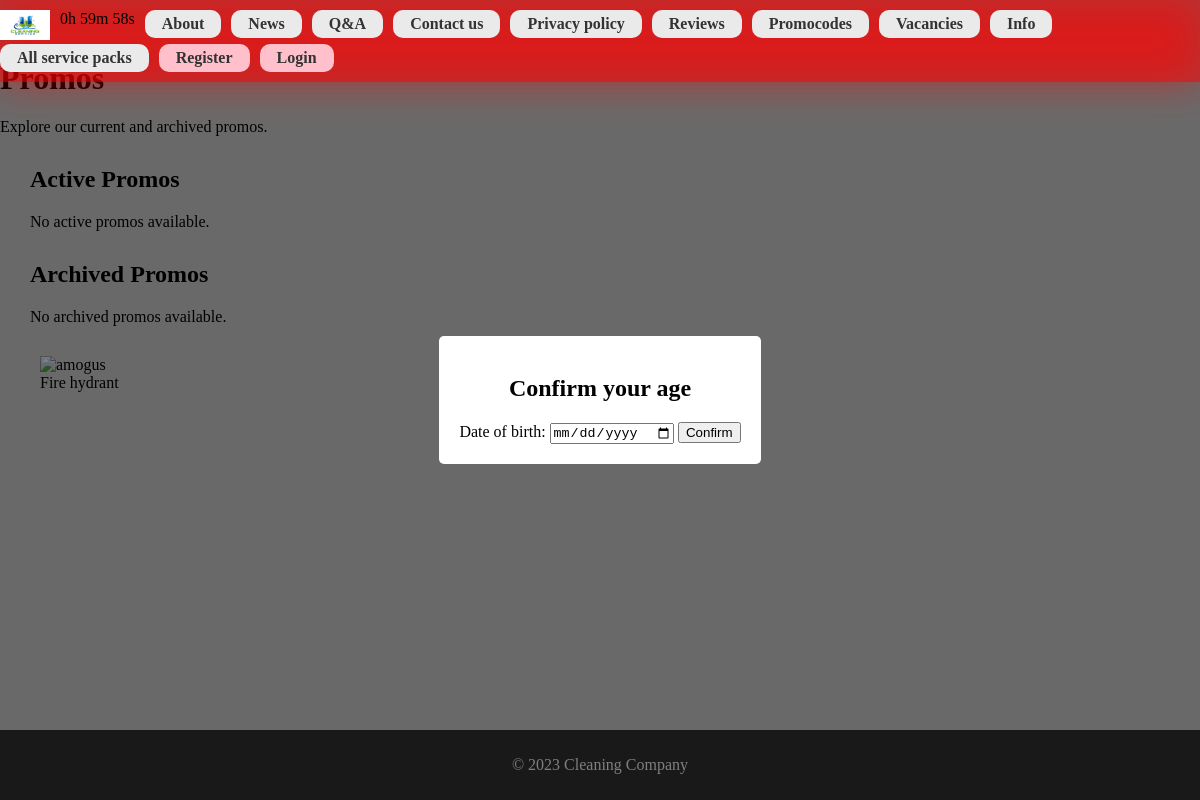
Page /promos/ on the earlier database version.
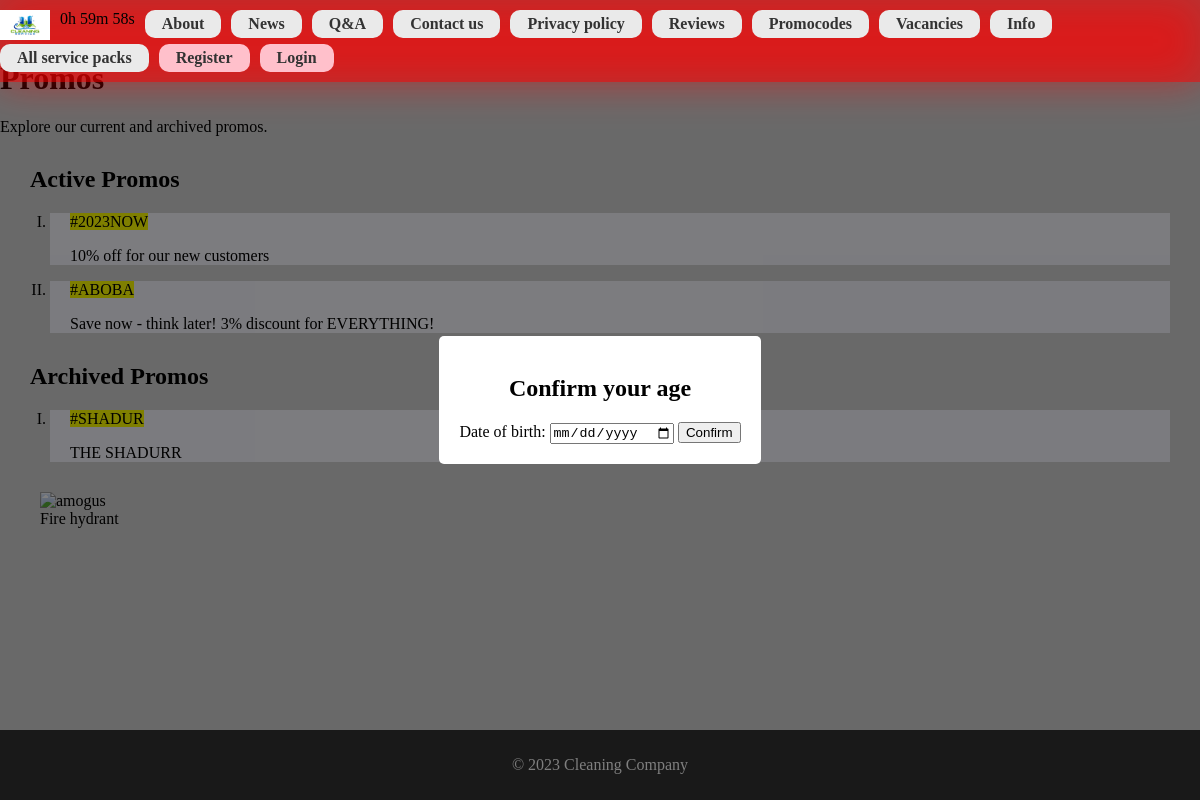
Same page on the later database version.
### newvision/models.py (models this page shows, shortened)
class Promo(models.Model):
    code = models.CharField(max_length=20, unique=True)
    description = models.TextField()
    is_archived = models.BooleanField(default=False)
    discount = models.DecimalField(max_digits=5, decimal_places=1, default=0)

### newvision/views.py (the view)
# urls.py: path('promos/', views.promos, name='promos'),
def promos(request):
    active_promos = Promo.objects.filter(is_archived=False)
    archived_promos = Promo.objects.filter(is_archived=True)
    context = {
        'active_promos': active_promos,
        'archived_promos': archived_promos,
    }
    return render(request, 'newvision/promos.html', context)

### newvision/templates/newvision/promos.html (shortened to what this page needs)
{% extends "base_generic.html" %}
{% load static %}
{% block styling %}
    <link rel="stylesheet" href="{% static 'newvision/css/promos.css' %}">
{% endblock %}
{% block content %}
    <header>
        <h1>Promos</h1>
        <p>Explore our current and archived promos.</p>
    </header>
    <section>
        <ul class="ul-promos">
            <h2>Active Promos</h2>
            {% for promo in active_promos %}
                <li class="li-promos">
                <article>
                    <mark>{{ promo.code }}</mark>
                    <p>{{ promo.description }}</p>
                </article>
            {% empty %}
                <p>No active promos available.</p>
            {% endfor %}
            </li>
        </ul>
    </section>
    <section>
        <ul class="ul-promos">
            <h2>Archived Promos</h2>
            {% for promo in archived_promos %}
                <li class="li-promos">
                <article>
                    <mark>{{ promo.code }}</mark>
                    <p>{{ promo.description }}</p>
                </article>
            {% empty %}
                <p>No archived promos available.</p>
            {% endfor %}
            </li>
        </ul>
    </section>
    <figure>
        <img src="https://upload.wikimedia.org/wikipedia/commons/thumb/a/ac/TST_East_Waterfront_Podium_Garden_trash_bin.JPG/220px-TST_East_Waterfront_Podium_Garden_trash_bin.JPG"
             alt="amogus">
        <figcaption>Fire hydrant</figcaption>
    </figure>
{% endblock %}

Differences in the rows shown:
added Promo: code "#2023NOW", description "10% off for our new customers", shown under "Active Promos"
added Promo: code "#ABOBA", description "Save now - think later! 3% discount for EVERYTHING!", shown under "Active Promos"
added Promo: code "#SHADUR", description "THE SHADURR", shown under "Archived Promos"
Other differences:
text no longer shown: "No active promos available. No archived promos available."
